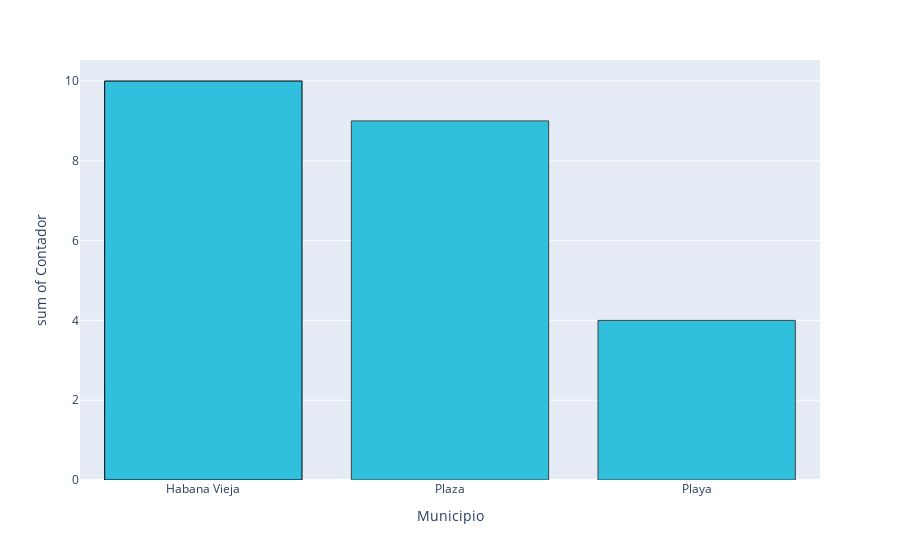

Notebook cell for this chart:
### Markdown cell above
Apoyandose a esta grafica que muestra el numero de restaurantes que ofertan los cocteles, al comparar con la grafica anterior Carlos observo una disminucion en el numero de restaurantes en comparacion con los que ofrecen cerveza. Esto indica que la cerveza es una opcion mas comun que los cocteles, y que la oferta de estos depende de las preferencias de sus consumidores, ya que La Habana Vieja es un lugar turistico por excelencia, por lo que el turismo puede sea la razon principal de que el consumo de cocteles se mantenga elevado en esta zona.

### Code cell
from bibliotheque import rest_com_3
rc3 = rest_com_3(data)
fig = px.histogram(rc3, x = "Municipio", y = "Contador", color_discrete_sequence= ["#30BFDD"])
fig.update_traces(marker_line_color =["Black"], marker_line_width = 1)
fig.show()

### Figure 1 — Plotly figure (JSON) as saved in the notebook; plotly's stock layout.template omitted (floating-point values rounded to 4 significant figures)
{"data": [{"alignmentgroup": "True", "bingroup": "x", "histfunc": "sum", "hovertemplate": "Municipio=%{x}<br>sum of Contador=%{y}<extra></extra>", "legendgroup": "", "marker": {"color": "#30BFDD", "line": {"color": ["Black"], "width": 1}, "pattern": {"shape": ""}}, "name": "", "offsetgroup": "", "orientation": "v", "showlegend": false, "type": "histogram", "x": ["Habana Vieja", "Plaza", "Playa"], "xaxis": "x", "y": [10, 9, 4], "yaxis": "y"}], "layout": {"barmode": "relative", "legend": {"tracegroupgap": 0}, "margin": {"t": 60}, "xaxis": {"anchor": "y", "domain": [0, 1], "title": {"text": "Municipio"}}, "yaxis": {"anchor": "x", "domain": [0, 1], "title": {"text": "sum of Contador"}}}}
